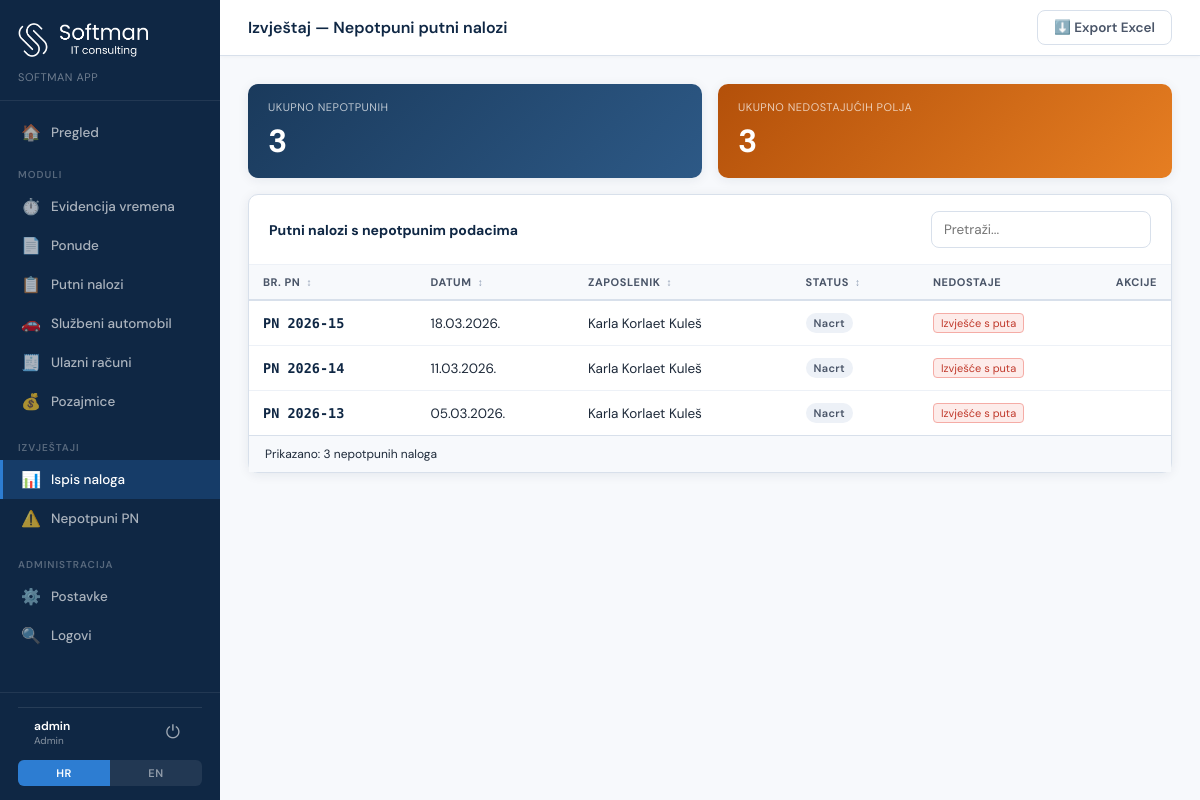
Screenshot of /reports/nepotpuni-nalozi (signed in) with the database file from the repository.
### tables this page shows
CREATE TABLE travel_orders (
            id INTEGER PRIMARY KEY AUTOINCREMENT,
            auto_id TEXT UNIQUE NOT NULL,
            status TEXT DEFAULT 'draft',
            issue_date TEXT,
            employee_id INTEGER,
            destination TEXT,
            purpose TEXT,
            client_info TEXT,
            expected_duration TEXT,
            departure_date TEXT,
            vehicle_id INTEGER,
            start_km INTEGER,
            end_km INTEGER,
            trip_start_datetime TEXT,
            trip_end_datetime TEXT,
            trip_duration_days INTEGER DEFAULT 0,
            trip_duration_hours INTEGER DEFAULT 0,
            trip_duration_minutes INTEGER DEFAULT 0,
            daily_allowance_count REAL DEFAULT 0,
            daily_allowance_rate REAL DEFAULT 0,
            daily_allowance_total REAL DEFAULT 0,
            advance_payment REAL DEFAULT 0,
            total_expenses REAL DEFAULT 0,
            total_amount REAL DEFAULT 0,
            payout_amount REAL DEFAULT 0,
            report_text TEXT,
            place_of_report TEXT,
            approved_by_id INTEGER,
            validator_id INTEGER,
            cost_center_id INTEGER,
            created_at TIMESTAMP DEFAULT CURRENT_TIMESTAMP,
            updated_at TIMESTAMP DEFAULT CURRENT_TIMESTAMP
        , pdf_path TEXT, is_deleted INTEGER DEFAULT 0, deleted_at TIMESTAMP, is_paid INTEGER DEFAULT 0, paid_at DATE);

CREATE TABLE employees (
            id INTEGER PRIMARY KEY AUTOINCREMENT,
            name TEXT NOT NULL,
            position TEXT,
            is_direktor INTEGER DEFAULT 0,
            is_blagajnik INTEGER DEFAULT 0,
            is_knjizio INTEGER DEFAULT 0,
            is_validator INTEGER DEFAULT 0,
            is_default INTEGER DEFAULT 0,
            signature_path TEXT,
            created_at TIMESTAMP DEFAULT CURRENT_TIMESTAMP
        );

### app.py (the view)
@app.route('/reports/nepotpuni-nalozi')
@require_perm('can_view_reports')
def report_nepotpuni():
    conn = get_db()
    orders = conn.execute('''
        SELECT to2.*, e.name as employee_name,
               v.name as vehicle_name,
               emp_appr.name as approved_by_name,
               emp_val.name as validator_name
        FROM travel_orders to2
        LEFT JOIN employees e ON to2.employee_id = e.id
        LEFT JOIN vehicles v ON to2.vehicle_id = v.id
        LEFT JOIN employees emp_appr ON to2.approved_by_id = emp_appr.id
        LEFT JOIN employees emp_val ON to2.validator_id = emp_val.id
        WHERE (to2.is_deleted = 0 OR to2.is_deleted IS NULL)
        ORDER BY to2.id DESC
    ''').fetchall()
    conn.close()
    REQUIRED = {
        'employee_id':          'Zaposlenik',
        'destination':          'Destinacija',
        'purpose':              'Svrha putovanja',
        'client_info':          'Klijent',
        'trip_start_datetime':  'Datum polaska',
        'trip_end_datetime':    'Datum povratka',
        'vehicle_id':           'Vozilo',
        'start_km':             'Početna km',
        'end_km':               'Završna km',
        'report_text':          'Izvješće s puta',
        'place_of_report':      'Mjesto izvještaja',
        'validator_id':         'Validator',
        'approved_by_id':       'Odobrio',
    }
    incomplete = []
    for o in orders:
        missing = [label for field, label in REQUIRED.items() if not o[field]]
        if missing:
            row = dict(o)
            row['missing_fields'] = missing
            incomplete.append(row)
    return render_template('report_nepotpuni.html', orders=incomplete, required=REQUIRED, active='reports-incomplete')

### app.py (called while the page is built, shortened)
def decode_token(token):
    try:
        return pyjwt.decode(token, JWT_SECRET, algorithms=['HS256'])
    except:
        return None

def get_current_user():
    token = request.cookies.get('auth_token')
    if not token:
        return None
    return decode_token(token)

def require_perm(perm):
    def decorator(f):
        @wraps(f)
        def decorated(*args, **kwargs):
            user = get_current_user()
            if not user:
                return redirect('/login')
            if user.get('is_admin') or user.get(perm):
                return f(*args, **kwargs)
            return render_template('403.html', user=user), 403
        return decorated
    return decorator

@app.context_processor
def inject_current_user():
    user = get_current_user()
    return {'current_user': user or {}}

@app.template_filter('fmt_date')
def fmt_date(value):
    if not value:
        return ''
    try:
        s = str(value)[:10]
        if len(s) == 10 and s[4] == '-':
            y, m, d = s.split('-')
            return f"{d}.{m}.{y}."
        return s
    except:
        return str(value)

def get_db():
    conn = sqlite3.connect(DB_PATH)
    conn.row_factory = sqlite3.Row
    conn.execute("PRAGMA foreign_keys = ON")
    return conn

### templates/report_nepotpuni.html (shortened to what this page needs)
{% extends "base.html" %}
{% set active = 'reports' %}
{% block topbar_title %}Izvještaj — Nepotpuni putni nalozi{% endblock %}
{% block topbar_actions %}
<a href="/reports/nepotpuni-nalozi/export" class="btn btn-secondary" title="Preuzmi Excel izvještaj nepotpunih naloga">⬇️ Export Excel</a>
{% endblock %}
{% block content %}
<div style="display:grid;grid-template-columns:repeat(2,1fr);gap:16px;margin-bottom:16px;">
  <div class="card" style="padding:16px 20px;background:linear-gradient(135deg,#1a3a5c 0%,#2d5986 100%);border:none;">
    <div style="font-size:11px;color:rgba(255,255,255,0.7);text-transform:uppercase;letter-spacing:.5px;">Ukupno nepotpunih</div>
    <div style="font-size:32px;font-weight:700;color:#fff;margin-top:6px;" id="summary-count">{{ orders|length }}</div>
  </div>
  <div class="card" style="padding:16px 20px;background:linear-gradient(135deg,#b3500a 0%,#e67e22 100%);border:none;">
    <div style="font-size:11px;color:rgba(255,255,255,0.7);text-transform:uppercase;letter-spacing:.5px;">Ukupno nedostajućih polja</div>
    <div style="font-size:32px;font-weight:700;color:#fff;margin-top:6px;">{{ orders|map(attribute='missing_fields')|map('length')|sum }}</div>
  </div>
</div>
<div class="card">
  <div class="card-header">
    <span class="card-title">Putni nalozi s nepotpunim podacima</span>
    <div style="display:flex;gap:8px;">
      <input type="text" id="search" class="form-control" style="width:220px;" placeholder="Pretraži..." oninput="filterTable()">
    </div>
  </div>
  <div class="table-wrap">
    <table id="main-table">
      <thead>
        <tr>
          <th class="sortable" data-col="0" onclick="sortTable(0)">Br. PN <span class="sort-icon">↕</span></th>
          <th class="sortable" data-col="1" onclick="sortTable(1)">Datum <span class="sort-icon">↕</span></th>
          <th class="sortable" data-col="2" onclick="sortTable(2)">Zaposlenik <span class="sort-icon">↕</span></th>
          <th class="sortable" data-col="3" onclick="sortTable(3)">Status <span class="sort-icon">↕</span></th>
          <th>Nedostaje</th>
          <th style="width:60px;">Akcije</th>
        </tr>
      </thead>
      <tbody id="table-body">
        {% for o in orders %}
        <tr style="cursor:pointer;" data-search="{{ o.auto_id }} {{ o.employee_name or '' }} {{ o.missing_fields|join(' ') }}">
          <td data-val="{{ o.auto_id }}">
            <span style="font-family:'DM Mono',monospace;font-weight:600;color:var(--navy);">PN {{ o.auto_id }}</span>
          </td>
          <td data-val="{{ o.issue_date or '' }}">{{ o.issue_date|fmt_date or '—' }}</td>
          <td data-val="{{ o.employee_name or '' }}">{{ o.employee_name or '—' }}</td>
          <td data-val="{{ o.status }}">
            {% if o.status == 'draft' %}<span class="badge badge-draft">Nacrt</span>
            {% elif o.status == 'submitted' %}<span class="badge badge-submitted">Predano</span>
            {% elif o.status == 'approved' %}<span class="badge badge-approved">Odobreno</span>
            {% elif o.status == 'rejected' %}<span class="badge" style="background:#fdecea;color:#c0392b;">Odbijeno</span>
            {% elif o.status == 'knjizeno' %}<span class="badge" style="background:#e8f4fd;color:#1a6b9a;">Knjiženo</span>
            {% endif %}
          </td>
          <td>
            <div style="display:flex;flex-wrap:wrap;gap:4px;">
              {% for field in o.missing_fields %}
              <span style="background:#fdecea;color:#c0392b;border:1px solid #f5aca6;border-radius:4px;padding:2px 7px;font-size:11px;white-space:nowrap;">{{ field }}</span>
              {% endfor %}
            </div>
          </td>
          <td>
          </td>
        </tr>
        {% else %}
        <tr><td colspan="6" style="text-align:center;padding:48px;color:var(--gray-400);">
          <div style="font-size:36px;margin-bottom:8px;">✅</div>
          <div style="font-weight:600;font-size:14px;">Svi putni nalozi su potpuni!</div>
        </td></tr>
        {% endfor %}
      </tbody>
    </table>
  </div>
  <div style="padding:10px 16px;background:var(--gray-50);border-top:1px solid var(--gray-200);font-size:12px;color:var(--gray-500);">
    Prikazano: <span id="visible-count">{{ orders|length }}</span> nepotpunih naloga
  </div>
</div>
{% endblock %}

### templates/base.html (style rules this page uses)
:root { --navy: #0f2744; --blue: #1a4b8c; --accent: #2d7dd2; --accent-light: #e8f2fc; --green: #1a8a5a; --green-light: #e6f5ef; --amber: #c47d0e; --amber-light: #fef3e2; --red: #c0392b; --red-light: #fdecea; --gray-50: #f7f9fc; --gray-100: #edf1f7; --gray-200: #d8e0eb; --gray-400: #8a99b0; --gray-600: #4a5568; --gray-800: #1e2a3a; --white: #ffffff; --sidebar-w: 220px; --radius: 8px; --shadow: 0 2px 12px rgba(15,39,68,0.08); --shadow-lg: 0 8px 32px rgba(15,39,68,0.12); }
*, *::before, *::after { box-sizing: border-box; margin: 0; padding: 0; }
body { font-family: 'DM Sans', sans-serif; background: var(--gray-50); color: var(--gray-800); display: flex; min-height: 100vh; font-size: 14px; }
.btn { display: inline-flex; align-items: center; gap: 6px; padding: 8px 16px; border-radius: var(--radius); font-family: inherit; font-size: 13.5px; font-weight: 600; cursor: pointer; border: none; transition: all 0.15s; text-decoration: none; white-space: nowrap; }
.btn-secondary { background: white; color: var(--gray-600); border: 1.5px solid var(--gray-200); }
.card { background: white; border-radius: 10px; border: 1px solid var(--gray-200); box-shadow: var(--shadow); }
.card-header { padding: 16px 20px; border-bottom: 1px solid var(--gray-100); display: flex; align-items: center; justify-content: space-between; }
.card-title { font-size: 14px; font-weight: 700; color: var(--navy); }
.form-control { width: 100%; padding: 9px 12px; border: 1.5px solid var(--gray-200); border-radius: var(--radius); font-family: inherit; font-size: 13.5px; color: var(--gray-800); background: white; transition: border-color 0.15s; outline: none; }
.badge { display: inline-flex; align-items: center; padding: 3px 8px; border-radius: 20px; font-size: 11px; font-weight: 600; letter-spacing: 0.03em; }
.badge-draft { background: var(--gray-100); color: var(--gray-600); }
.table-wrap { overflow-x: auto; }
table { width: 100%; border-collapse: collapse; }
th { background: var(--gray-50); padding: 10px 14px; text-align: left; font-size: 11px; font-weight: 700; color: var(--gray-600); text-transform: uppercase; letter-spacing: 0.05em; border-bottom: 2px solid var(--gray-200); white-space: nowrap; }
td { padding: 12px 14px; border-bottom: 1px solid var(--gray-100); font-size: 13.5px; vertical-align: middle; }
tr:last-child td { border-bottom: none; }

### templates/report_nepotpuni.html (style rules this page uses)
.sortable { cursor:pointer;user-select:none; }
.sort-icon { font-size:10px;color:var(--gray-400);margin-left:3px; }

### rows the page displays
travel_orders: auto_id "2026-15", issue_date|fmt_date "18.03.2026.", name "Karla Korlaet Kuleš", status "Nacrt", missing_fields "Izvješće s puta"
travel_orders: auto_id "2026-14", issue_date|fmt_date "11.03.2026.", name "Karla Korlaet Kuleš", status "Nacrt", missing_fields "Izvješće s puta"
travel_orders: auto_id "2026-13", issue_date|fmt_date "05.03.2026.", name "Karla Korlaet Kuleš", status "Nacrt", missing_fields "Izvješće s puta"

### other values shown
{{ current_user.get('username', '') }} "admin"
{{ orders|length }} "3"
{{ orders|map(attribute='missing_fields')|map('length')|sum }} "3"
